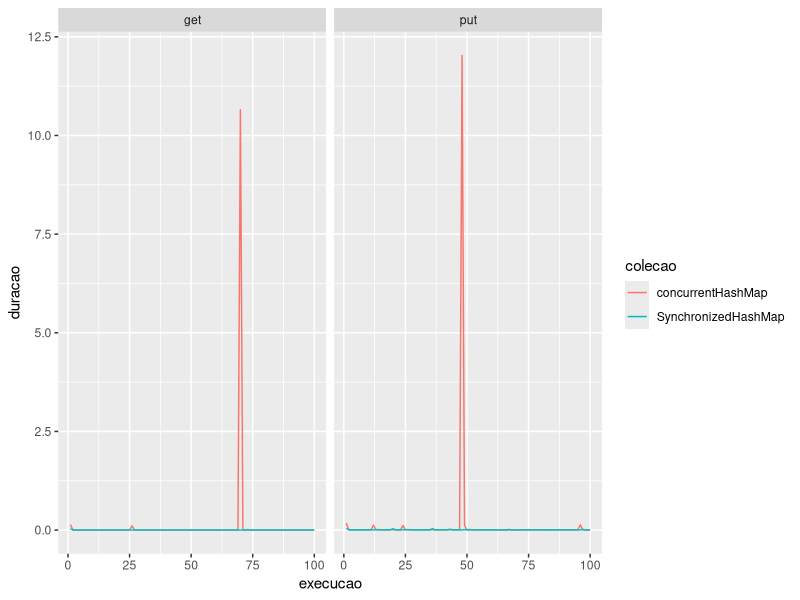
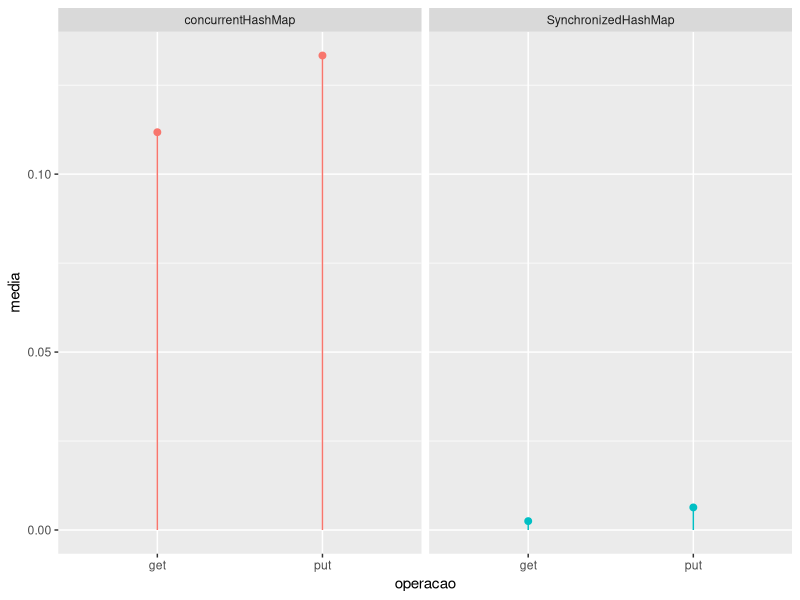
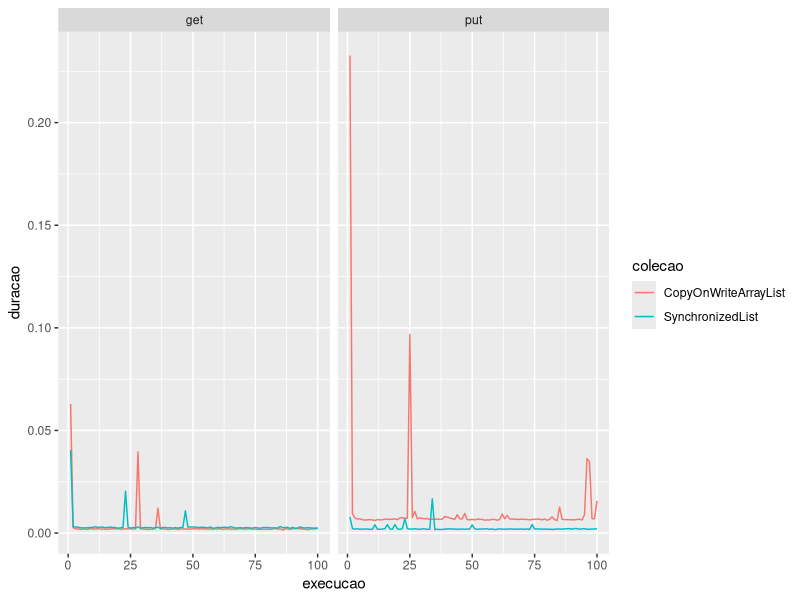
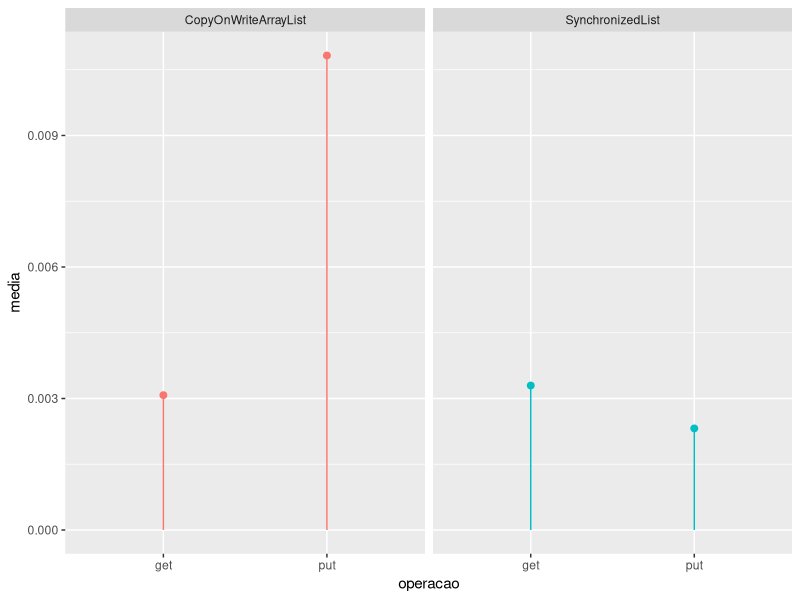

The R source for these figures, in order:
## ---- chunk 1
knitr::opts_chunk$set(echo = TRUE)
## ---- chunk 2
library(tidyverse)
## ---- chunk 3
concurrentHashMap <- read.csv("concurrentHashMap.csv")
synchronizedHashMap <- read.csv("SynchronizedHashMap.csv")

comparativo <- rbind(concurrentHashMap, synchronizedHashMap)
## ---- chunk 4
comparativo %>%
  ggplot(aes(x = execucao,
             y = duracao,
             colour = colecao)) +
  geom_line() +
  facet_grid(~ operacao)
## ---- chunk 5
comparativo %>% 
  group_by(operacao, colecao) %>% 
  summarise(media = mean(duracao)) %>% 
  ggplot(aes(x = operacao,
             y = media,
             colour = colecao)) +
  geom_point(size = 2) +
  geom_segment(aes(x = operacao,
                   xend = operacao,
                   y = 0,
                   yend = media)) +
  guides(colour = FALSE) +
  facet_grid(~colecao)
## ---- chunk 6
copyOnWrite <- read.csv("CopyOnWriteArrayList.csv")
synchList <- read.csv("SynchronizedList.csv")

comparativoList <- rbind(copyOnWrite, synchList)
## ---- chunk 7
comparativoList %>%
  ggplot(aes(x = execucao,
             y = duracao,
             colour = colecao)) +
  geom_line() +
  facet_grid(~ operacao)
## ---- chunk 8
comparativoList %>% 
  group_by(operacao, colecao) %>% 
  summarise(media = mean(duracao)) %>% 
  ggplot(aes(x = operacao,
             y = media,
             colour = colecao)) +
  geom_point(size = 2) +
  geom_segment(aes(x = operacao,
                   xend = operacao,
                   y = 0,
                   yend = media)) +
  guides(colour = FALSE) +
  facet_grid(~colecao)
